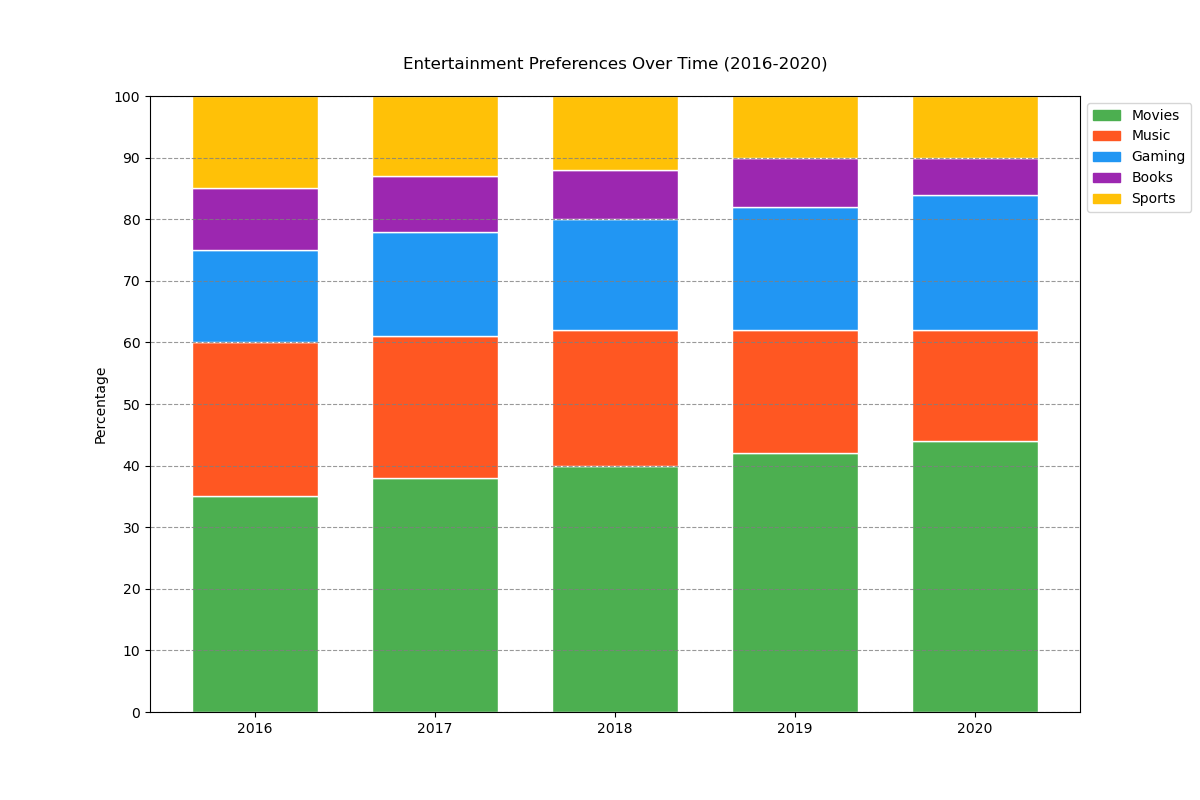

This figure's Python source:

import matplotlib.pyplot as plt
import numpy as np

# Data
categories = ['2016', '2017', '2018', '2019', '2020']
data = {
    'Movies': [35, 38, 40, 42, 44],
    'Music': [25, 23, 22, 20, 18],
    'Gaming': [15, 17, 18, 20, 22],
    'Books': [10, 9, 8, 8, 6],
    'Sports': [15, 13, 12, 10, 10]
}

# Colors
colors = ['#4CAF50', '#FF5722', '#2196F3', '#9C27B0', '#FFC107']

fig, ax = plt.subplots(figsize=(12, 8))

# Bar width
bar_width = 0.7

# Prepare the bottom values
bottoms = np.zeros(len(categories))

# Plot data
for (category, values), color in zip(data.items(), colors):
    ax.bar(categories, values, color=color, edgecolor='white', width=bar_width, bottom=bottoms)
    bottoms += np.array(values)

# Add text for labels, title, and custom y-axis tick labels, etc.
ax.set_ylabel('Percentage')
ax.set_title('Entertainment Preferences Over Time (2016-2020)', pad=20)
ax.set_ylim(0, 100)
ax.set_yticks(np.arange(0, 101, 10))
ax.yaxis.grid(True, linestyle='--', which='major', color='grey', alpha=0.8)

# Legend
handles = [plt.Rectangle((0, 0), 1, 1, color=color) for color in colors]
labels = list(data.keys())
ax.legend(handles, labels, loc='upper left', bbox_to_anchor=(1, 1))

plt.show()
